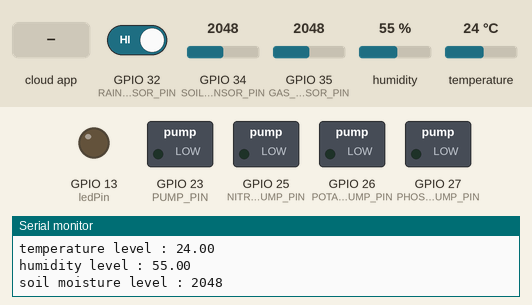
Simulated run of this sketch. Board: ESP32. On the bench: switched loads named in the sketch (green lamp = pin HIGH), output pins drawn as LEDs (lit = HIGH), the last lines printed to the serial monitor. The test bench sets the inputs (shaded band); at power-on: GPIO 32 (RAIN_SENSOR_PIN) HIGH, GPIO 34 (SOIL_SENSOR_PIN) = 2048, GPIO 35 (GAS_SENSOR_PIN) = 2048, humidity 55 %, temperature 24 °C. WiFi joins after 1.5 s; servers stay silent unless stated; random numbers use the default seed unless the sketch sets one; the Firebase database answers and starts empty.

Above: at 2.7 s.
2.8 s: the phone or cloud app sets Water to 1
At 4.2 s:
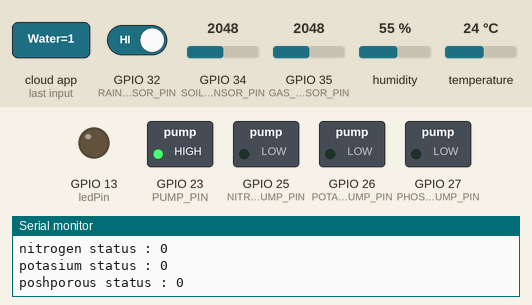
5.1 s: the phone or cloud app sets Nitro to 1
At 6.7 s:
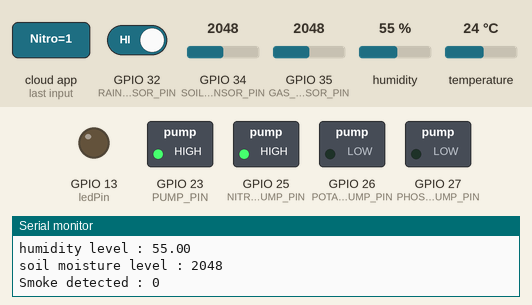
7.2 s: the phone or cloud app sets Pota to 1
At 8.4 s:
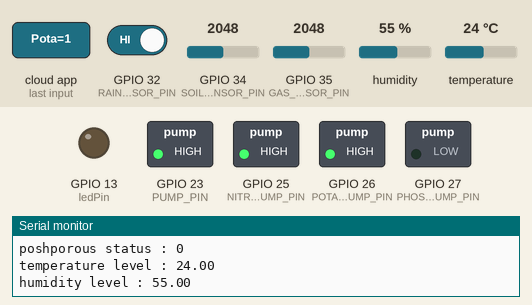
9.3 s: the phone or cloud app sets Posph to 1
At 10.9 s:
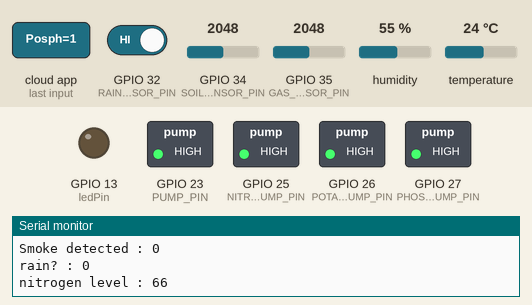
11.4 s: the phone or cloud app sets Water to 0
At 12.1 s:
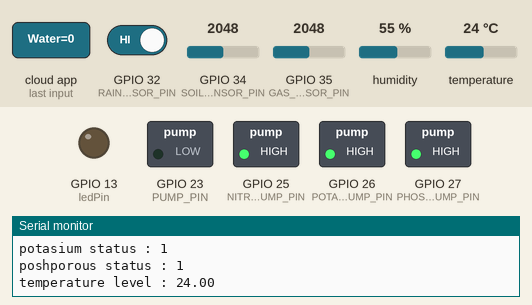
12.9 s: the phone or cloud app sets Nitro to 0
At 14.7 s:
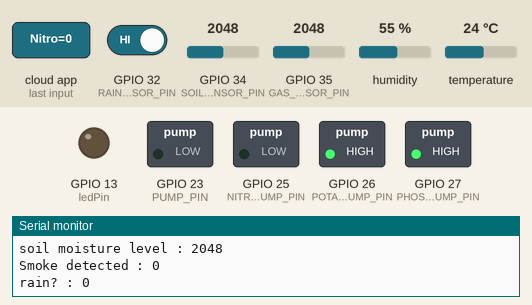
Timing chart, 0 to 16.1 s (numbered marks = the images above; inputs shaded):
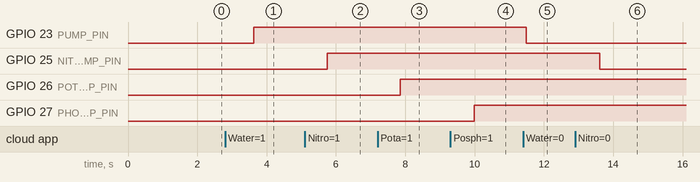

Measured:
- after the input at 2.8 s, GPIO 23 (PUMP_PIN): LOW → HIGH after 0.83 s
- after the input at 5.1 s, GPIO 25 (NITROGEN_PUMP_PIN): LOW → HIGH after 0.66 s
- after the input at 7.2 s, GPIO 26 (POTASSIUM_PUMP_PIN): LOW → HIGH after 0.66 s
- after the input at 9.3 s, GPIO 27 (PHOSPHORUS_PUMP_PIN): LOW → HIGH after 0.68 s
- after the input at 11.4 s, GPIO 23 (PUMP_PIN): HIGH → LOW after 0.09 s
- after the input at 12.9 s, GPIO 25 (NITROGEN_PUMP_PIN): HIGH → LOW after 0.71 s

The sketch:

spark__.ino
```cpp
#include <WiFi.h>
#include <Firebase_ESP_Client.h>
#include <DHT.h>
#include <HardwareSerial.h>

HardwareSerial mySerial(2); // Using UART2 for second ESP32
const float CONFIDENCE_THRESHOLD = 0.85;

#define DHTPIN 4  // GPIO where the DHT11 data pin is connected

// Define the type of DHT sensor
#define DHTTYPE DHT11
#define SOIL_SENSOR_PIN 34  // Soil moisture sensor pin (analog)
#define GAS_SENSOR_PIN 35   // MQ2 gas sensor pin (analog)
#define RAIN_SENSOR_PIN 32  // Rain sensor pin (digital)
#define PUMP_PIN 23         // Water pump control pin (relay)
bool pumpState = false;  // Default pump state (OFF)
bool nitrogenPumpState = false;
bool potassiumPumpState = false;
bool phosphorusPumpState = false;
bool rainDetected = false;
int sm;
#define NITROGEN_PUMP_PIN 25  // Digital pin for nitrogen pump
#define POTASSIUM_PUMP_PIN 26 // Digital pin for potassium pump
#define PHOSPHORUS_PUMP_PIN 27 // Digital pin for phosphorus pump
// Initialize DHT sensor
DHT dht(DHTPIN, DHTTYPE);

/* 1. Define the WiFi credentials */
#define WIFI_SSID "Sairudra"
#define WIFI_PASSWORD "12345678"

/* 2. Define the API Key */
//#define API_KEY "AIzaSyCAmlESSeubeorQfZrhlo_n2AAyLU6EVj4"
#define API_KEY "AIzaSyCVHXr_BqNO536tlqrCXo5n01NdbE2zDn4"   //prashant


/* 3. Define the RTDB URL */
//#define DATABASE_URL "https://newyearesp-default-rtdb.firebaseio.com/"
#define DATABASE_URL "https://ipd2024-25-default-rtdb.firebaseio.com/"  //prashant
/* 4. Define the user Email and password that alreadey registerd or added in your project */
#define USER_EMAIL "sairudragudur@gmail.com"
#define USER_PASSWORD "Sairudra@123"

// Define Firebase Data object
FirebaseData fbdo;

FirebaseAuth auth;
FirebaseConfig config;

unsigned long sendDataPrevMillis = 0;

const int ledPin = 13;

void setup() {

  pinMode(PUMP_PIN, OUTPUT);

  pinMode(NITROGEN_PUMP_PIN, OUTPUT);
  pinMode(POTASSIUM_PUMP_PIN, OUTPUT);
  pinMode(PHOSPHORUS_PUMP_PIN, OUTPUT);
  pinMode(RAIN_SENSOR_PIN, INPUT);
  digitalWrite(PUMP_PIN, LOW);

  digitalWrite(NITROGEN_PUMP_PIN, LOW);
  digitalWrite(POTASSIUM_PUMP_PIN, LOW);
  digitalWrite(PHOSPHORUS_PUMP_PIN, LOW);

  pinMode(GAS_SENSOR_PIN, INPUT);
  pinMode(ledPin, OUTPUT);
  digitalWrite(ledPin, LOW);
  dht.begin();
  Serial.begin(115200);
  WiFi.begin(WIFI_SSID, WIFI_PASSWORD);

  Serial.print("Connecting to Wi-Fi");
  while (WiFi.status() != WL_CONNECTED) {
    Serial.print(".");
    delay(300);
  }
  Serial.println();
  Serial.print("Connected with IP: ");
  Serial.println(WiFi.localIP());
  Serial.println();

  /* Assign the api key (required) */
  config.api_key = API_KEY;

  /* Assign the user sign in credentials */
  auth.user.email = USER_EMAIL;
  auth.user.password = USER_PASSWORD;

  /* Assign the RTDB URL (required) */
  config.database_url = DATABASE_URL;

  // Comment or pass false value when WiFi reconnection will control by your code or third party library e.g. WiFiManager
  Firebase.reconnectNetwork(true);

  // Since v4.4.x, BearSSL engine was used, the SSL buffer need to be set.
  // Large data transmission may require larger RX buffer, otherwise connection issue or data read time out can be occurred.
  fbdo.setBSSLBufferSize(4096 /* Rx buffer size in bytes from 512 - 16384 */, 1024 /* Tx buffer size in bytes from 512 - 16384 */);

  // Limit the size of response payload to be collected in FirebaseData
  fbdo.setResponseSize(2048);

  Firebase.begin(&config, &auth);

  Firebase.setDoubleDigits(5);

  config.timeout.serverResponse = 10 * 1000;

  Serial.println("DHT11 Sensor Integration with ESP32");

  mySerial.begin(115200, SERIAL_8N1, 16, 17); // UART on GPIO 16 (RX) and 17 (TX)

}

void loop() {
  static String buffer = "";
  while (mySerial.available()) {
    char c = mySerial.read();
    buffer += c;
    if (c == '\n') { // Process complete line
      //  Serial.println(buffer);
      processLine(buffer);
      buffer = ""; // Clear buffer after processing
    }
  }
  // Firebase.ready() should be called repeatedly to handle authentication tasks.
  if (Firebase.ready() && (millis() - sendDataPrevMillis > 1000 || sendDataPrevMillis == 0)) {
    sendDataPrevMillis = millis();
    ////////////////sensor////////////////
    float humidity = dht.readHumidity();
    float temperature = dht.readTemperature(); // Default in Celsius

    int soilMoisture = analogRead(SOIL_SENSOR_PIN);
    int gasValue = analogRead(GAS_SENSOR_PIN);
    int rainDetected = digitalRead(RAIN_SENSOR_PIN);

    bool rainD;
    //bool change = !change;
    int smoisture = soilMoisture;
    bool smoke;
    int gas = gasValue;
    if (gas >= 2500) {
      smoke = true;
    }
    else {
      smoke = false;
    }
   //////////////////////////////

    //int barish = random(1000, 4000);
    if (!rainDetected) {
      rainD = true;
    }
    else {
      rainD = false;
    }
/*
    if (soilMoisture >= 2000) {
      digitalWrite(PUMP_PIN, HIGH);
      delay(1000);
    }
    else {
      digitalWrite(PUMP_PIN, LOW);
    }
*/
    int nitrogen = random(65, 67);
    int pot = random(55, 56);
    int posp = random(24, 26);
    int pH = random(6, 7);


    int ledState;
    int wat, nit, pato, pph;
    /*

      pinMode(PUMP_PIN, OUTPUT);

      pinMode(NITROGEN_PUMP_PIN, OUTPUT);
      pinMode(POTASSIUM_PUMP_PIN, OUTPUT);
      pinMode(PHOSPHORUS_PUMP_PIN, OUTPUT);
    */
    if (Firebase.RTDB.getInt(&fbdo, "/pump/Water", &wat)) {
      digitalWrite(PUMP_PIN, wat);
      Serial.print("water status : ");
      Serial.println(wat);
    } else {
      Serial.println(fbdo.errorReason().c_str());
    }
    if (Firebase.RTDB.getInt(&fbdo, "/pump/Nitro", &nit)) {
      digitalWrite(NITROGEN_PUMP_PIN, nit);
      Serial.print("nitrogen status : ");
      Serial.println(nit);
    } else {
      Serial.println(fbdo.errorReason().c_str());
    }
    if (Firebase.RTDB.getInt(&fbdo, "/pump/Pota", &pato)) {
      digitalWrite(POTASSIUM_PUMP_PIN, pato);
      Serial.print("potasium status : ");
      Serial.println(pato);
    } else {
      Serial.println(fbdo.errorReason().c_str());
    }
    if (Firebase.RTDB.getInt(&fbdo, "/pump/Posph", &pph)) {
      digitalWrite(PHOSPHORUS_PUMP_PIN, pph);
      Serial.print("poshporous status : ");
      Serial.println(pph);
    } else {
      Serial.println(fbdo.errorReason().c_str());
    }


    if (Firebase.RTDB.setFloat(&fbdo, "sensor/temperature", temperature)) {
      Serial.print("temperature level : ");
      Serial.println(temperature);
    } else {
      Serial.println("FAILED");
      Serial.println("REASON: " + fbdo.errorReason());
    }
    if (Firebase.RTDB.setFloat(&fbdo, "sensor/humidity", humidity)) {
      Serial.print("humidity level : ");
      Serial.println(humidity);
    } else {
      Serial.println("FAILED");
      Serial.println("REASON: " + fbdo.errorReason());
    }
    if (Firebase.RTDB.setInt(&fbdo, "sensor/soilmositure", smoisture)) {
      Serial.print("soil moisture level : ");
      Serial.println(smoisture);
    } else {
      Serial.println("FAILED");
      Serial.println("REASON: " + fbdo.errorReason());
    }
    if (Firebase.RTDB.setBool(&fbdo, "sensor/smoke", smoke)) {
      Serial.print("Smoke detected : ");
      Serial.println(smoke);
    } else {
      Serial.println("FAILED");
      Serial.println("REASON: " + fbdo.errorReason());
    }
    if (Firebase.RTDB.setBool(&fbdo, "sensor/Rain", rainD)) {
      Serial.print("rain? : ");
      Serial.println(rainD);
    } else {
      Serial.println("FAILED");
      Serial.println("REASON: " + fbdo.errorReason());
    }
    ////////////////////////////////////////////////////////////////////////
    if (Firebase.RTDB.setFloat(&fbdo, "sensor/Nitrogen", nitrogen)) {
      Serial.print("nitrogen level : ");
      Serial.println(nitrogen);
    } else {
      Serial.println("FAILED");
      Serial.println("REASON: " + fbdo.errorReason());
    }
    if (Firebase.RTDB.setFloat(&fbdo, "sensor/Potassium", pot)) {
      Serial.print("Potassium level : ");
      Serial.println(pot);
    } else {
      Serial.println("FAILED");
      Serial.println("REASON: " + fbdo.errorReason());
    }
    if (Firebase.RTDB.setFloat(&fbdo, "sensor/Phosphorus", posp)) {
      Serial.print("Phosphorus level : ");
      Serial.println(temperature);
    } else {
      Serial.println("FAILED");
      Serial.println("REASON: " + fbdo.errorReason());
    }
    if (Firebase.RTDB.setFloat(&fbdo, "sensor/pH", pH)) {
      Serial.print("pH level : ");
      Serial.println(pH);
    } else {
      Serial.println("FAILED");
      Serial.println("REASON: " + fbdo.errorReason());
    }
  }
}
void processLine(String line) {
  if (line.startsWith("  ")) {
    // Object detection line
    // Serial.println("hi");

    int confStart = line.indexOf("(") + 1;
    int confEnd = line.indexOf(")");
    if (confStart > 0 && confEnd > confStart) {
      float confidence = line.substring(confStart, confEnd).toFloat();
      if (confidence > CONFIDENCE_THRESHOLD) {
        int nameEnd = line.indexOf(" (");
        if (nameEnd > 2) {
          String objectName = line.substring(2, nameEnd);

          Serial.println("main data ");
          Serial.println(objectName); // Print only high-confidence objects
          int insectt;
          if (objectName == "Butterfly") {
            insectt = 2;
            if (Firebase.RTDB.setInt(&fbdo, "sensor/Insect", insectt)) {
              Serial.print("object : ");
              Serial.println(objectName);
            } else {
              Serial.println("FAILED");
              Serial.println("REASON: " + fbdo.errorReason());
            }
            //////////////
            delay(5000);
            insectt = 0;
            if (Firebase.RTDB.setInt(&fbdo, "sensor/Insect", insectt)) {
              Serial.print("Nothing detected");
              //Serial.println(objectName);
            } else {
              Serial.println("FAILED");
              Serial.println("REASON: " + fbdo.errorReason());
            }


          }
          if (objectName == "Insect") {
            insectt = 1;
            if (Firebase.RTDB.setInt(&fbdo, "sensor/Insect", insectt)) {
              Serial.print("object : ");
              Serial.println(objectName);
              delay(1000);
            } else {
              Serial.println("FAILED");
              Serial.println("REASON: " + fbdo.errorReason());
            }
            delay(5000);
            insectt = 0;
            if (Firebase.RTDB.setInt(&fbdo, "sensor/Insect", insectt)) {
              Serial.print("Nothing detected");
              //Serial.println(objectName);
            } else {
              Serial.println("FAILED");
              Serial.println("REASON: " + fbdo.errorReason());
            }

          }
        }
      }
    }
  }
}
```
